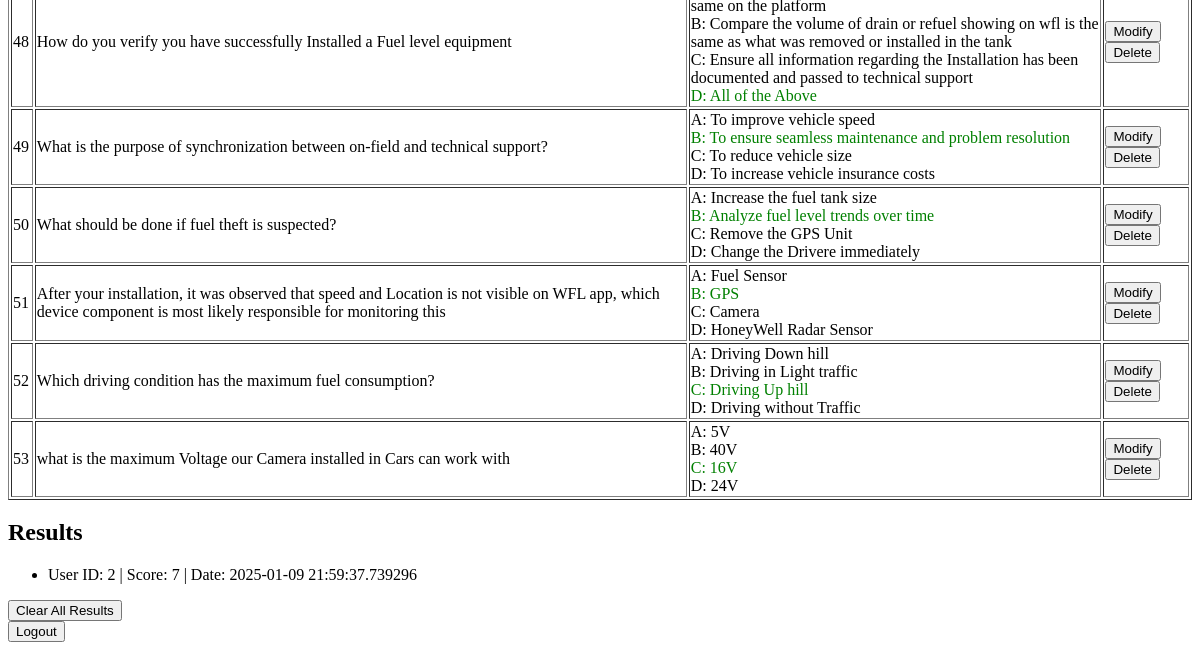
Page /admin (signed in, lower part) on the earlier database version.
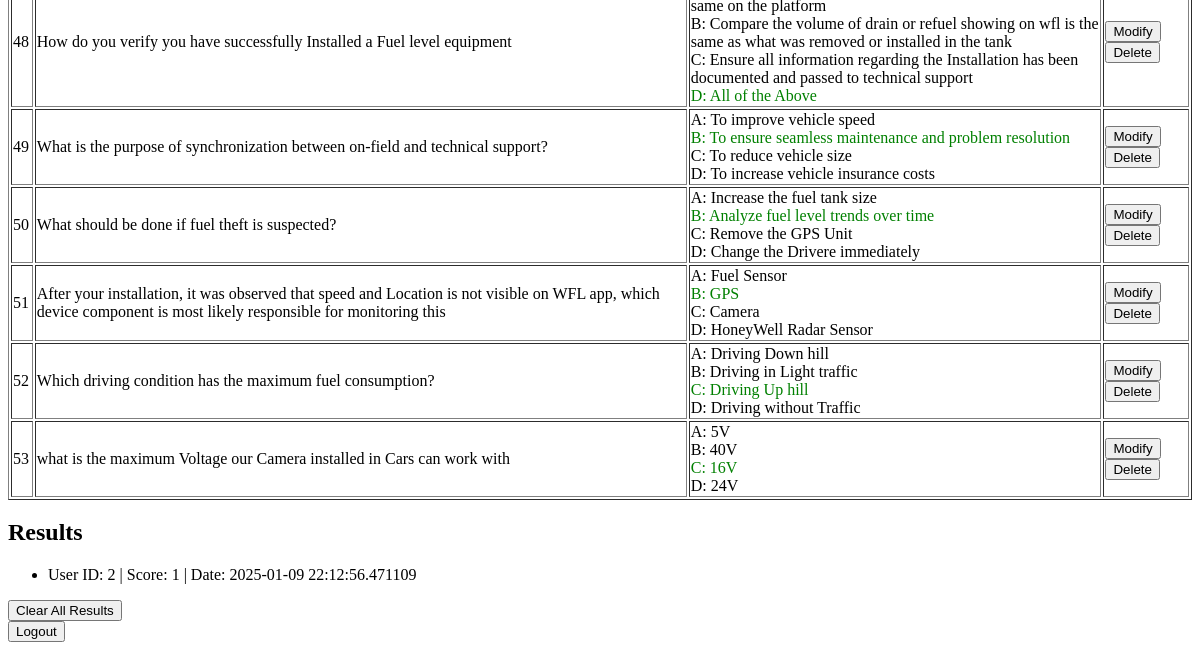
Same page on the later database version.
### app.py (models this page shows)
class Question(db.Model):
    id = db.Column(db.Integer, primary_key=True)
    text = db.Column(db.String(200), nullable=False)
    option_a = db.Column(db.String(100), nullable=False)
    option_b = db.Column(db.String(100), nullable=False)
    option_c = db.Column(db.String(100), nullable=False)
    option_d = db.Column(db.String(100), nullable=False)
    correct_option = db.Column(db.String(1), nullable=False)

class Result(db.Model):
    id = db.Column(db.Integer, primary_key=True)
    user_id = db.Column(db.Integer, db.ForeignKey('user.id'), nullable=False)
    score = db.Column(db.Integer, nullable=False)
    date_taken = db.Column(db.DateTime, default=datetime.utcnow)

### app.py (the view, shortened to what this page needs)
@app.route('/admin', methods=['GET', 'POST'])
def admin_dashboard():
    if 'user_id' not in session or not session.get('is_admin'):
        return redirect(url_for('login'))
    questions = Question.query.all()
    results = Result.query.all()
    return render_template('admin_dashboard.html', questions=questions, results=results)

### templates/admin_dashboard.html (shortened to what this page needs)
<!DOCTYPE html>
<html lang="en">
<head>
    <link rel="stylesheet" type="text/css" href="{{ url_for('static', filename='css/style.css') }}">
</head>
<body>
<table border="1">
    {% for question in questions %}
    <tr>
        <td>{{ question.id }}</td>
        <td>{{ question.text }}</td>
        <td>
            <span {% if question.correct_option == 'A' %} style="color: green;" {% endif %}>
                A: {{ question.option_a }}
            </span><br>
            <span {% if question.correct_option == 'B' %} style="color: green;" {% endif %}>
                B: {{ question.option_b }}
            </span><br>
            <span {% if question.correct_option == 'C' %} style="color: green;" {% endif %}>
                C: {{ question.option_c }}
            </span><br>
            <span {% if question.correct_option == 'D' %} style="color: green;" {% endif %}>
                D: {{ question.option_d }}
            </span>
        </td>
        <td>
            <form action="{{ url_for('modify_question', question_id=question.id) }}" method="get" style="display:inline;">
                <button type="submit">Modify</button>
            </form>
            <form action="{{ url_for('delete_question', question_id=question.id) }}" method="post" style="display:inline;">
                <button type="submit" onclick="return confirm('Are you sure you want to delete this question?')">Delete</button>
            </form>
        </td>
    </tr>
    {% endfor %}
</table>
    <h2>Results</h2>
    <ul>
        {% for result in results %}
            <li>User ID: {{ result.user_id }} | Score: {{ result.score }} | Date: {{ result.date_taken }}</li>
        {% endfor %}
    </ul>
    <form action="/clear_results" method="POST" onsubmit="return confirm('Are you sure you want to clear all results and submissions?');">
    <button type="submit">Clear All Results</button>
</form>
    <form action="/logout" method="POST">
        <button type="submit">Logout</button>
    </form>
</body>
</html>

Differences in the rows shown:
changed Result: score "7" → "1"; date_taken "2025-01-09 21:59:37.739296" → "2025-01-09 22:12:56.471109"
